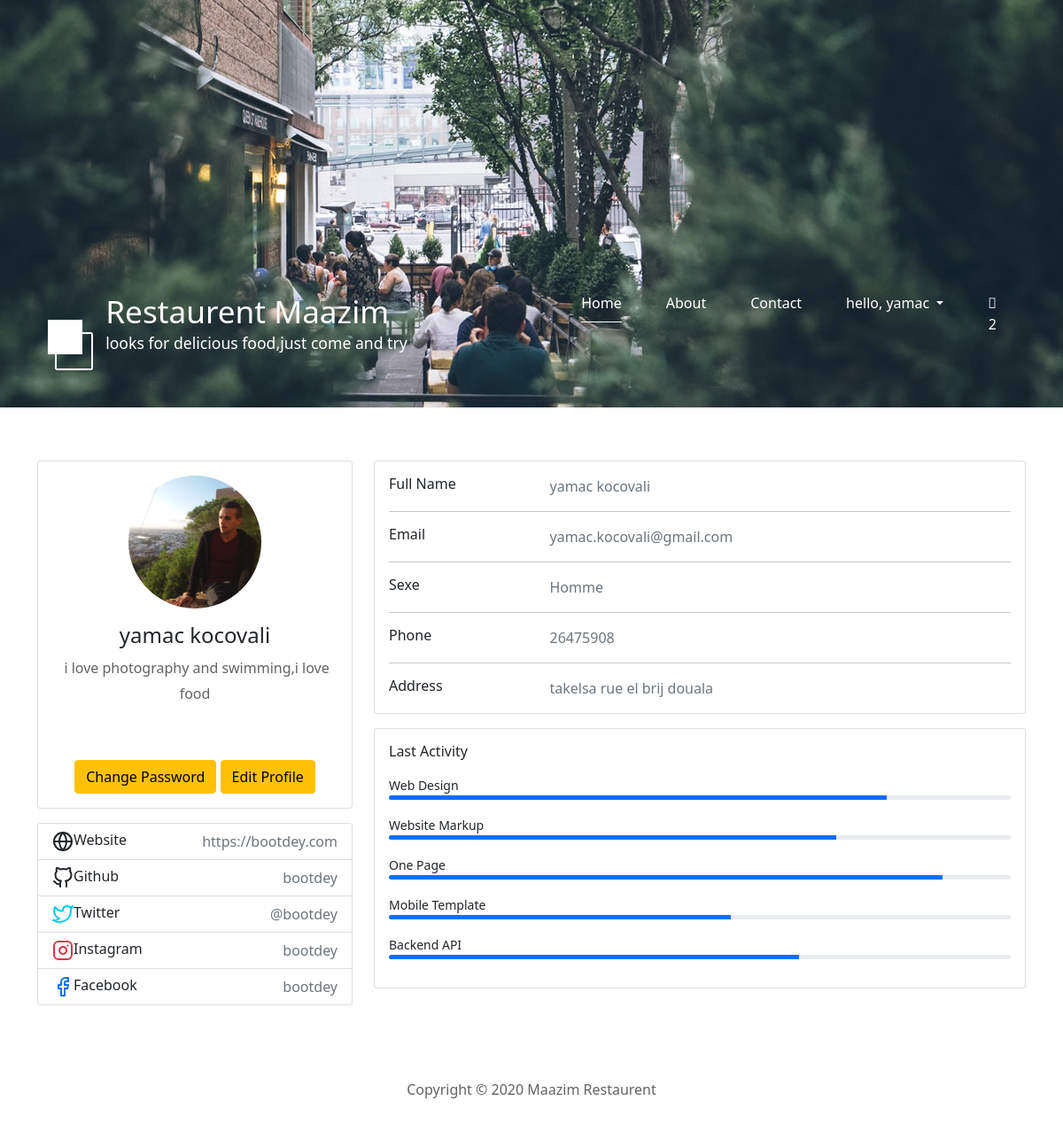
Page /account/profile/ (signed in) on the committed database.
### accounts/models.py (models this page shows, shortened)
class Customer(models.Model):
    SEXE=(('Femme','Femme'),('Homme','Homme'))
    user=models.OneToOneField(User,on_delete=models.CASCADE,blank=True)
    sexe=models.CharField(choices=SEXE,max_length=5,null=True)
    phone=models.CharField(null=True,max_length=10)
    adresse=models.CharField(null=True,max_length=100)
    city=models.CharField(null=True,max_length=50)
    state=models.CharField(blank=True, max_length=20)
    image=models.ImageField(blank=True,default='person.png')
    bio=RichTextUploadingField()
    def image_tag(self):
        return mark_safe('<img src="{}" height="50"/>'.format(self.image.url))
    image_tag.short_description = 'Image'

### accounts/views.py (the view)
# urls.py: path('profile/', views.profile,name="profile"),
def profile(request):
    current_user=request.user
    profile=Customer.objects.get(user_id=current_user.id)
    context={'profile':profile}
    return render(request,'auth/user_profile.html',context)

### accounts/templates/auth/user_profile.html (shortened to what this page needs)
{% extends 'home/base.html' %}
{% load static %}
{% block content %}
<div class="container">
<main>
<div class="row gutters-sm">
            <div class="col-md-4 mb-3">
              <div class="card">
                <div class="card-body">
                  <div class="d-flex flex-column align-items-center text-center">
                    <img src="{{profile.image.url}}" alt="" class="rounded-circle" width="150">
                    <div class="mt-3">
                      <h4>{{profile.user.first_name}} {{profile.user.last_name}}</h4>
                      <p class="text-secondary mb-1">{{profile.bio|safe}}</p>
                      <a href="{% url 'accounts:password_change' %}"><button class="btn btn-warning">Change Password</button></a>
                      <button class="btn btn-warning" data-bs-toggle="modal" data-bs-target="#exampleModal">Edit Profile</button>
                    </div>
                  </div>
                </div>
              </div>
<div class="card mt-3">
                <ul class="list-group list-group-flush">
                  <li class="list-group-item d-flex justify-content-between align-items-center flex-wrap">
                    <h6 class="mb-0">Website</h6>
                    <span class="text-secondary">https://bootdey.com</span>
                  </li>
                  <li class="list-group-item d-flex justify-content-between align-items-center flex-wrap">
                    <h6 class="mb-0">Github</h6>
                    <span class="text-secondary">bootdey</span>
                  </li>
                  <li class="list-group-item d-flex justify-content-between align-items-center flex-wrap">
                    <h6 class="mb-0">Twitter</h6>
                    <span class="text-secondary">@bootdey</span>
                  </li>
                  <li class="list-group-item d-flex justify-content-between align-items-center flex-wrap">
                    <h6 class="mb-0">Instagram</h6>
                    <span class="text-secondary">bootdey</span>
                  </li>
                  <li class="list-group-item d-flex justify-content-between align-items-center flex-wrap">
                    <h6 class="mb-0">Facebook</h6>
                    <span class="text-secondary">bootdey</span>
                  </li>
                </ul>
              </div>
            </div>
 <div class="col-md-8">
              <div class="card mb-3">
                <div class="card-body">
                  <div class="row">
                    <div class="col-sm-3">
                      <h6 class="mb-0">Full Name</h6>
                    </div>
                    <div class="col-sm-9 text-secondary">
                      {{profile.user.first_name}} {{profile.user.last_name}}
                    </div>
                  </div>
                  <hr>
                  <div class="row">
                    <div class="col-sm-3">
                      <h6 class="mb-0">Email</h6>
                    </div>
                    <div class="col-sm-9 text-secondary">
                      {{user.email}}
                    </div>
                  </div>
                  <hr>
                  <div class="row">
                    <div class="col-sm-3">
                      <h6 class="mb-0">Sexe</h6>
                    </div>
                    <div class="col-sm-9 text-secondary">
                      {{profile.sexe}}
                    </div>
                  </div>
                  <hr>
                  <div class="row">
                    <div class="col-sm-3">
                      <h6 class="mb-0">Phone</h6>
                    </div>
                    <div class="col-sm-9 text-secondary">
                      {{profile.phone}}
                    </div>
                  </div>
                  <hr>
                  <div class="row">
                    <div class="col-sm-3">
                      <h6 class="mb-0">Address</h6>
                    </div>
                    <div class="col-sm-9 text-secondary">
                      {{profile.adresse}}
                    </div>
                  </div>
                </div>
              </div>
               <div class="row gutters-sm">
                <div class="col-sm-12 mb-3">
                  <div class="card h-100">
                    <div class="card-body">
                      <h6 class="d-flex align-items-center mb-3">Last Activity</h6>
                      <small>Web Design</small>
                      <div class="progress mb-3" style="height: 5px">
                        <div class="progress-bar bg-primary" role="progressbar" style="width: 80%" aria-valuenow="80" aria-valuemin="0" aria-valuemax="100"></div>
                      </div>
                      <small>Website Markup</small>
                      <div class="progress mb-3" style="height: 5px">
                        <div class="progress-bar bg-primary" role="progressbar" style="width: 72%" aria-valuenow="72" aria-valuemin="0" aria-valuemax="100"></div>
                      </div>
                      <small>One Page</small>
                      <div class="progress mb-3" style="height: 5px">
                        <div class="progress-bar bg-primary" role="progressbar" style="width: 89%" aria-valuenow="89" aria-valuemin="0" aria-valuemax="100"></div>
                      </div>
                      <small>Mobile Template</small>
                      <div class="progress mb-3" style="height: 5px">
                        <div class="progress-bar bg-primary" role="progressbar" style="width: 55%" aria-valuenow="55" aria-valuemin="0" aria-valuemax="100"></div>
                      </div>
                      <small>Backend API</small>
                      <div class="progress mb-3" style="height: 5px">
                        <div class="progress-bar bg-primary" role="progressbar" style="width: 66%" aria-valuenow="66" aria-valuemin="0" aria-valuemax="100"></div>
                      </div>
                    </div>
                  </div>
                </div>
</main>
</div>
{% endblock %}

### home/templates/home/navbar.html (shortened to what this page needs)
{% load static %}
		<div class="placeholder">
			<div class="parallax-window" data-parallax="scroll" data-image-src="{% static 'img/simple-house-01.jpg' %}">
				<div class="tm-header">
					<div class="row tm-header-inner">
						<div class="col-md-6 col-12">
							<img src="{% static 'img/simple-house-logo.png' %}" alt="Logo" class="tm-site-logo" />
							<div class="tm-site-text-box">
								<h1 class="tm-site-title">Restaurent Maazim</h1>
								<h6 class="tm-site-description">looks for delicious food,just come and try</h6>
							</div>
						</div>
						<nav class="col-md-6 col-12 tm-nav">
							<ul class="tm-nav-ul">
								<li class="tm-nav-li"><a href="{% url 'home:home' %}" class="tm-nav-link active">Home</a></li>
								<li class="tm-nav-li"><a href="{% url 'home:about_us' %}" class="tm-nav-link">About</a></li>
								<li class="tm-nav-li"><a href="{% url 'home:contact' %}" class="tm-nav-link">Contact</a></li>
								{% if request.user.is_authenticated %}
									<li class="tm-nav-li dropdown ">
									<a class="tm-nav-link dropdown-toggle" href="#" id="navbarDropdown" role="button"
									 data-bs-toggle="dropdown" aria-expanded="false">
										hello, {{request.user.username}}
									</a>
									</li>
									{% else %}
                                <li class="tm-nav-li"><a href="{% url 'accounts:login' %}" class="tm-nav-link">Sign In</a></li>
								    {% endif %}
								<li class="tm-nav-li"><a href="#" class="tm-nav-link"><i class="fal fa-shopping-cart"></i><span class="qty">2</span></a></li>
							</ul>
						</nav>
					</div>
				</div>
			</div>
		</div>

### static/css/templatemo-style.css (style rules this page uses)
ul, nav, body, h1, h2, h4, h6, p, figure { margin: 0; padding: 0; }
a, button { transition: all 0.3s ease; }
html { box-sizing: border-box; -ms-overflow-style: scrollbar; }
*, *::before, *::after { box-sizing: inherit; }
.container { width: 100%; max-width: 1200px; margin-right: auto; margin-left: auto; }
.row { display: -ms-flexbox; display: flex; -ms-flex-wrap: wrap; flex-wrap: wrap; margin-left: -15px; margin-right: -15px; }
.col-lg-3, .col-lg-4, .col-lg-6, .col-md-4, .col-md-6, .col-sm-6, .col-12 { position: relative; width: 100%; padding-right: 15px; padding-left: 15px; }
.col-12 { -ms-flex: 0 0 100%; flex: 0 0 100%; max-width: 100%; }
@media (min-width: 768px) { .col-md-4 { -ms-flex: 0 0 33.333333%; flex: 0 0 33.333333%; max-width: 33.333333%; } }
@media (min-width: 768px) { .col-md-6 { -ms-flex: 0 0 50%; flex: 0 0 50%; max-width: 50%; } }
.text-center { text-align: center; }
body { font-family: 'Open Sans', Arial, sans-serif; font-size: 17px; background-color: #ccc; overflow-x: hidden; }
.container { background-color: white; }
p, address { color: #626364; line-height: 1.8; }
.placeholder { width: 100%; min-height: 460px; background-color: #556E5B; }
.parallax-window { min-height: 460px; background: transparent; position: relative; }
.tm-header { position: absolute; bottom: 0; left: 0; width: 100%; color: white; z-index: 1000; }
.tm-header-inner { padding: 40px 50px; }
.tm-site-logo { display: inline-block; margin-right: 5px; }
.tm-site-text-box { display: inline-block; }
.tm-site-title { font-size: 2.2rem; font-weight: 400; margin-bottom: 5px; }
.tm-site-description { font-size: 1.1rem; font-weight: 400; }
.tm-nav { text-align: right; margin-top: 30px; }
.tm-nav-ul { display: flex; justify-content: flex-end; }
.tm-nav-li { list-style: none; display: block; margin-bottom: 0; padding-right: 25px; padding-left: 25px; }
.tm-nav-link { color: white; text-decoration: none; padding-bottom: 10px; }
.tm-nav-link.active, .tm-nav-link:hover { border-bottom: 1px solid white; }

### rows in the picture
Customer: image (picture), user.first_name "yamac", user.last_name "kocovali", bio "i love photography and swimming,i love food", sexe "Homme", phone "26475908", adresse "takelsa rue el brij douala"

### other values in the picture
{{ request.user.username }} "yamac"
{{ user.email }} "yamac.kocovali@gmail.com"
